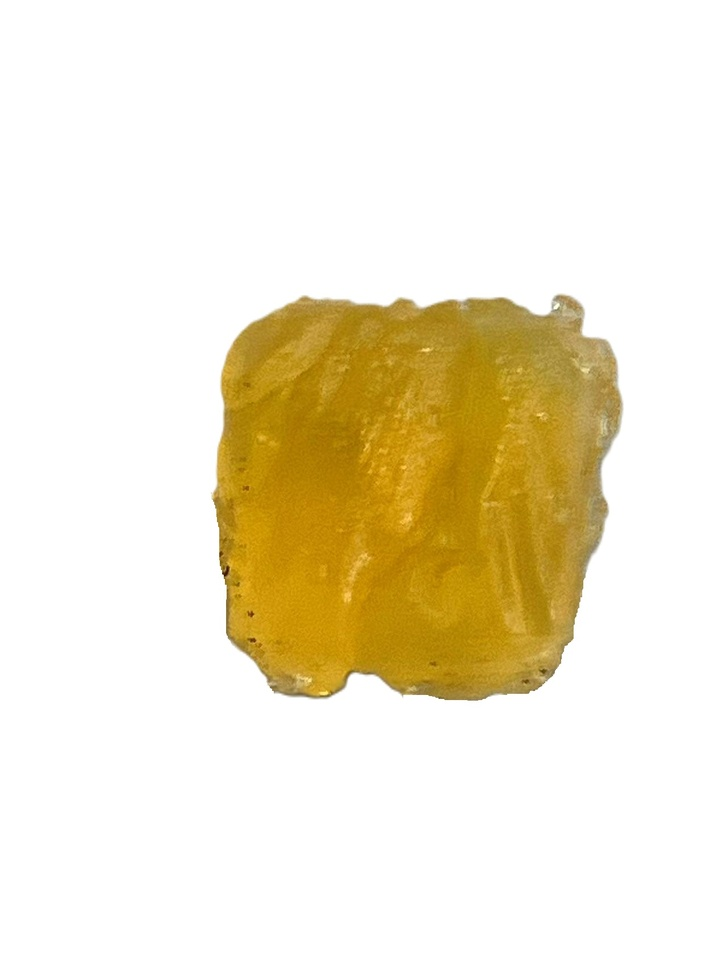
#> input picture tentative calibration curve/4.0.jpg, 727 x 970 px, shrunk from 1280 x 1707 before the run; its folder holds only this picture in this run
$ python tentative_calibration_curve.py
#> lines starting #> are read from the running program, lines starting #| are printed output that depends on the picture; after the words box and inside, x2 and y2 are one past the last pixel; in counts of white or black regions, pixels touching at a corner belong together
"""Calibration Curve

Draw a calibration curve.
"""
import matplotlib.pyplot as plt
from natsort import natsorted
import numpy as np
import os
import re
import scipy.ndimage as nd
import skimage as ski
import statistics


def preprocess(img):
  """Remove most of the background."""
  elevation_map = ski.filters.sobel(img)
  elevation_map = (elevation_map * 255).astype(np.uint8)
  mask_from_elevation_map = (elevation_map[:, :, 2] < 100) & (elevation_map[:, :, 1] > 17) & (elevation_map[:, :, 0] < 150)
  mask_from_image = (img[:, :, 2] < 100) & (img[:, :, 1] > 70) & (img[:, :, 0] < 100)
  mask = mask_from_elevation_map | mask_from_image
  masked_image = np.ones_like(img) * 255
  masked_image[mask] = img[mask]
  return masked_image

def remove_background(img, preliminary_mask):
  """Remove the background."""
  # Turn the image to grayscale
  gray_image = ski.color.rgb2gray(preliminary_mask)
  # Denoise the image
  blurred_image = ski.filters.gaussian(gray_image, sigma=4)
  # Apply a threshold of 0.8 to the image
  threshold = 0.8
  binary_mask = blurred_image < threshold
  # Create an all zero values array with the same shape as our binary mask
  binary_mask_image = np.ones_like(img) * 255
  binary_mask_image[binary_mask] = 0
  # Label the objects
  labeled_image, _ = ski.measure.label(binary_mask, return_num=True)
  # Get the areas of the objects to remove small objects
  objects = ski.measure.regionprops(labeled_image)
  object_areas = [obj["area"] for obj in objects]
  if len(object_areas) > 2:
    largest = np.partition(object_areas, -1)[-1]
    # Remove small objects
    small_objects =[obj for obj in objects if obj.area<largest]
    for i in small_objects:
      labeled_image[i.bbox[0]:i.bbox[2], i.bbox[1]:i.bbox[3]]=0
  # Fill holes
  solid_labels = nd.binary_fill_holes(labeled_image).astype(int)
  # Final mask
  final_mask = solid_labels > 0
  # Output
  output_image = np.ones_like(img) * 255
  output_image[final_mask] = img[final_mask]
  return output_image

def load_images(folder_name):
  """Load images in the folder."""
  folder_path = os.path.join(os.getcwd(), folder_name)
  list_files = os.listdir(folder_path)
  list_files = natsorted(list_files)
  image_dict = {}
  for filename in list_files:
    file_path = os.path.join(folder_path, filename)
    image_dict[filename] = ski.io.imread(file_path)
  return image_dict

def get_rgb(img):
  """Get the average RGB of an image."""
  # Create a mask for white regions
  white_mask = np.all(img == [255, 255, 255], axis=-1)
  # Invert the mask to select non-white regions
  non_white_mask = ~white_mask
  # Extract non-white pixels from the image
  non_white_pixels = img[non_white_mask]
  # Calculate the average RGB values for non-white regions
  average_rgb = np.mean(non_white_pixels, axis=0)
  normalized_rgb = [i*100/255 for i in average_rgb]
  # Calculate the standard deviation of each color
  st_dev = [statistics.stdev([p[i]*20/255 for p in non_white_pixels]) for i in range(3)]
  return normalized_rgb, st_dev

def comparison(imgs):
  """Display the result of comparison and the RGB value of each one."""
  # Count number
  number = len(imgs)
  if number < 1:
    return
  # Remove background
  image_names = list(imgs.keys())
  processed_images = {}
  for i in image_names:
    processed_images[i] = remove_background(imgs[i], preprocess(imgs[i]))
  # Display images
  fig = plt.figure(figsize=(8, 8))
  axes = np.zeros((2, number), dtype=object)
  for i in range(0, number):
    axes[0, i] = fig.add_subplot(2, number, 1+i)
    axes[0, i].axis("off")
    axes[0, i].imshow(processed_images[image_names[i]])
    axes[0, i].set_title(image_names[i][:-4])
  axes[1, 0] = fig.add_subplot(2, 1, 2)
  # Show RGB values
  pHs = np.array([float(re.findall(r'\d+\.\d+', i)[0]) for i in image_names])
  rgb = []
  sd = []
  for i in image_names:
    color, st_dev = get_rgb(processed_images[i])
    rgb.append(color)
    sd.append(st_dev)
  # Plots and errorbars of R
  red = np.array([i[0] for i in rgb])
  red_sd = [i[0] for i in sd]
  p1 = axes[1, 0].plot(pHs, red, color="lightcoral", marker="o")
  axes[1, 0].errorbar(pHs, red, red_sd, color="lightcoral", capsize=5)
  # Plots and errorbars of G
  green = np.array([i[1] for i in rgb])
  green_sd = [i[1] for i in sd]
  p2 = axes[1, 0].plot(pHs, green, color="yellowgreen", marker="D")
  axes[1, 0].errorbar(pHs, green, green_sd, color="yellowgreen", capsize=5)
  # Plots and errorbars of B
  blue = np.array([i[2] for i in rgb])
  blue_sd = [i[2] for i in sd]
  p3 = axes[1, 0].plot(pHs, blue, color="cornflowerblue", marker="s")
  axes[1, 0].errorbar(pHs, blue, blue_sd, color="cornflowerblue", capsize=5)
  # for a, b in zip(pHs, red):
  #   axes[1, 0].text(a, b, str("{:.2f}".format(b)), color="lightcoral")
  # for a, b in zip(pHs, green):
  #   axes[1, 0].text(a, b, str("{:.2f}".format(b)), color="yellowgreen")
  # for a, b in zip(pHs, blue):
  #  axes[1, 0].text(a, b, str("{:.2f}".format(b)), color="cornflowerblue")
  # Add legends
  axes[1, 0].legend((p1[0], p2[0], p3[0]), ("R", "G", "B"), loc='upper right')
  # axis label
  axes[1, 0].set_ylabel('Percentage of RGB color (%)')
  axes[1, 0].set_xlabel('pH')
  plt.show()

def main():
  image_dict = load_images('tentative calibration curve')
#> image_dict = 1 item
  comparison(image_dict)
#> in comparison, `number = len(imgs)`: number = 1
#> in comparison, `image_names = list(imgs.keys())`: image_names = ['4.0.jpg']
#> the loop in comparison, `for i in image_names:` made 1 pass
#> i on pass 1: '4.0.jpg'
#> pass 1, in preprocess, `elevation_map = ski.filters.sobel(img)`:
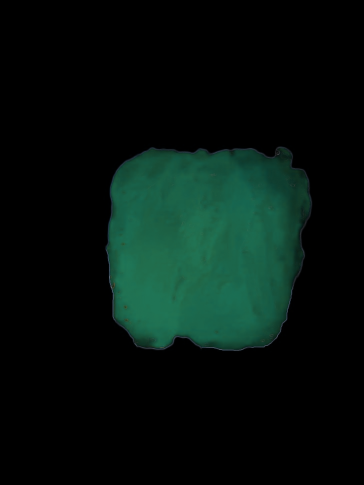
#> elevation_map: shape (970, 727, 3) float64 (shown at 1/2 size); mean R, G, B 0.0209, 0.0739, 0.0548
#> pass 1, in preprocess, `mask_from_elevation_map = (elevation_map[:, :, 2] < 100) & (elevation_..`:
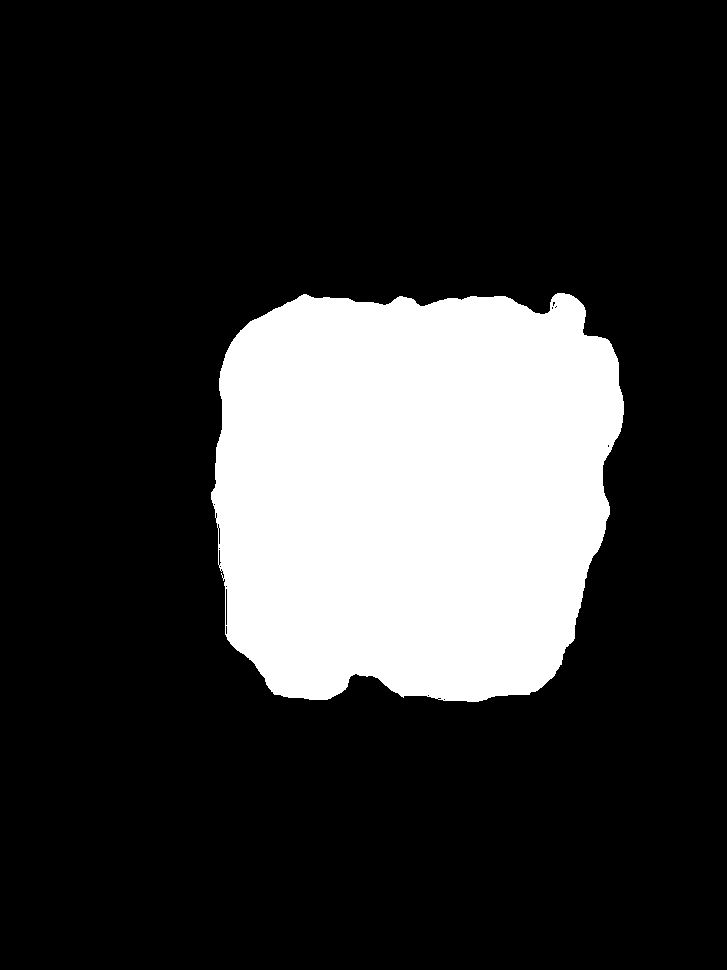
#> mask_from_elevation_map: shape (970, 727) bool; 20.5% white; 1 white region, box (x1, y1, x2, y2) and area: (211, 293, 624, 702) 144575
#> pass 1, in preprocess, `mask_from_image = (img[:, :, 2] < 100) & (img[:, :, 1] > 70) & (img[:,..`:
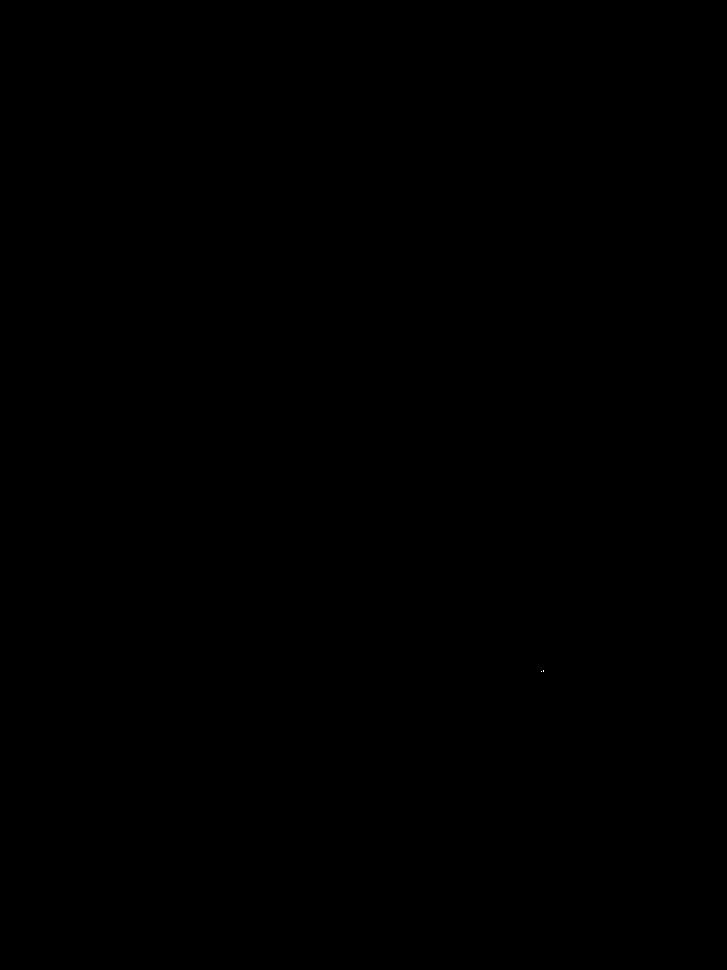
#> mask_from_image: shape (970, 727) bool; 0% white in thin lines or dots, all inside (x1, y1, x2, y2) = (541, 670, 544, 672)
#> after the loop in comparison, `for i in image_names:`: processed_images = 1 item
#> in comparison, `pHs = np.array([float(re.findall(r'\d+\.\d+', i)[0]) for i in image_na..`: pHs = [4]
#> the loop in comparison, `for i in image_names:` made 1 pass
#> (i, color) on pass 1: ('4.0.jpg', [72.66, 55.98, 10.35])
#> pass 1, in get_rgb, `white_mask = np.all(img == [255, 255, 255], axis=-1)`:
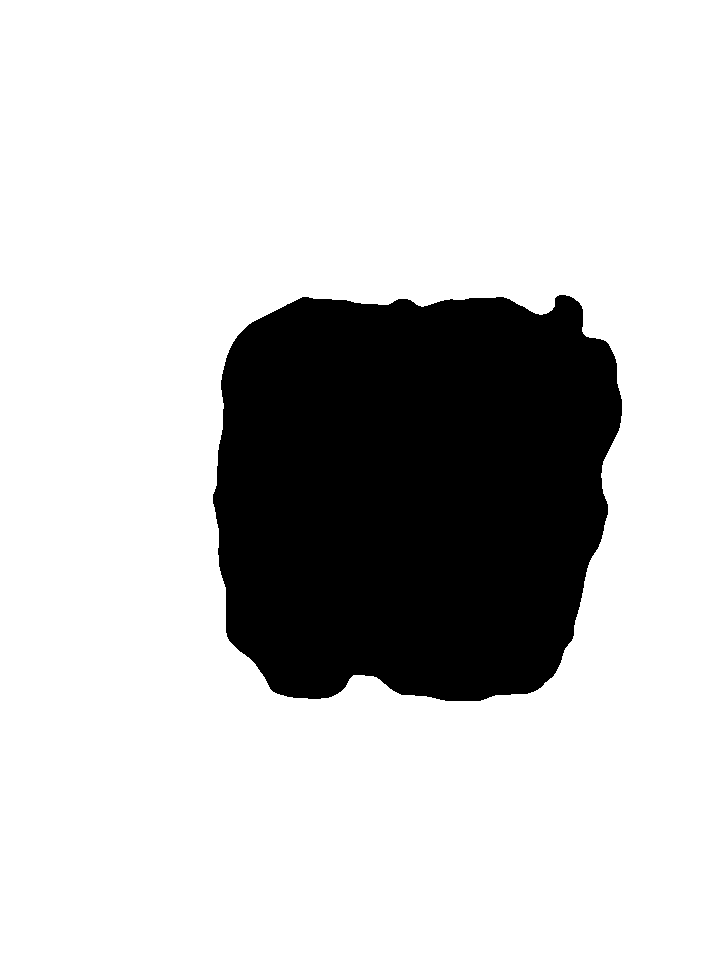
#> white_mask: shape (970, 727) bool; 79.8% white; 1 black region, box (x1, y1, x2, y2) and area: (213, 295, 622, 701) 142750
#> after the loop in comparison, `for i in image_names:`: rgb = [[72.66, 55.98, 10.35]]; sd = [[1.16, 1.08, 2.45]]
#> in comparison, `red = np.array([i[0] for i in rgb])`: red = [72.66]
#> in comparison, `red_sd = [i[0] for i in sd]`: red_sd = [1.16]
#> in comparison, `p1 = axes[1, 0].plot(pHs, red, color="lightcoral", marker="o")`: p1 = 1 item
#> in comparison, `green = np.array([i[1] for i in rgb])`: green = [55.98]
#> in comparison, `green_sd = [i[1] for i in sd]`: green_sd = [1.08]
#> in comparison, `p2 = axes[1, 0].plot(pHs, green, color="yellowgreen", marker="D")`: p2 = 1 item
#> in comparison, `blue = np.array([i[2] for i in rgb])`: blue = [10.35]
#> in comparison, `blue_sd = [i[2] for i in sd]`: blue_sd = [2.45]
#> in comparison, `p3 = axes[1, 0].plot(pHs, blue, color="cornflowerblue", marker="s")`: p3 = 1 item
#> in comparison, `plt.show()`:
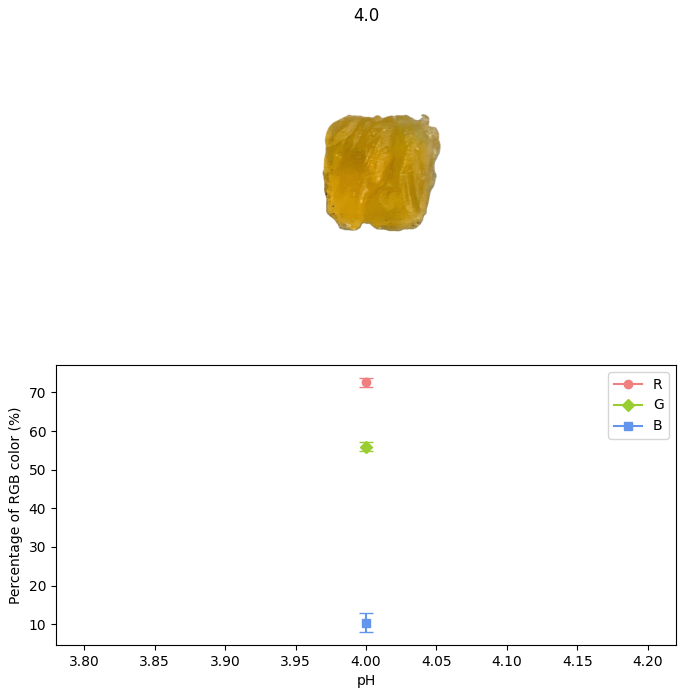
#> figure drawn by matplotlib, 2 panels


if __name__ == "__main__":
    main()

$ run again, on tentative calibration curve/6.0.jpg
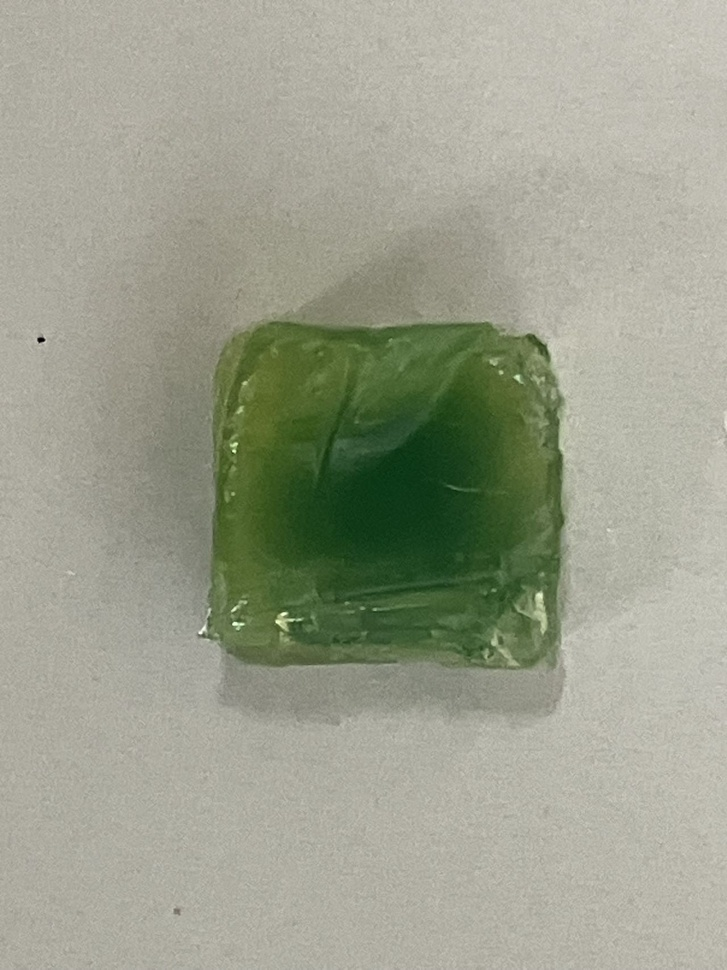
#> input picture tentative calibration curve/6.0.jpg, 727 x 970 px, shrunk from 1280 x 1707 before the run
#> image_dict = 1 item
#> number = 1
#> image_names = ['6.0.jpg']
#> the loop in comparison, `for i in image_names:` made 1 pass
#> i on pass 1: '6.0.jpg'
#> pass 1, in preprocess, `mask_from_elevation_map = (elevation_map[:, :, 2] < 100) & (elevation_..`:
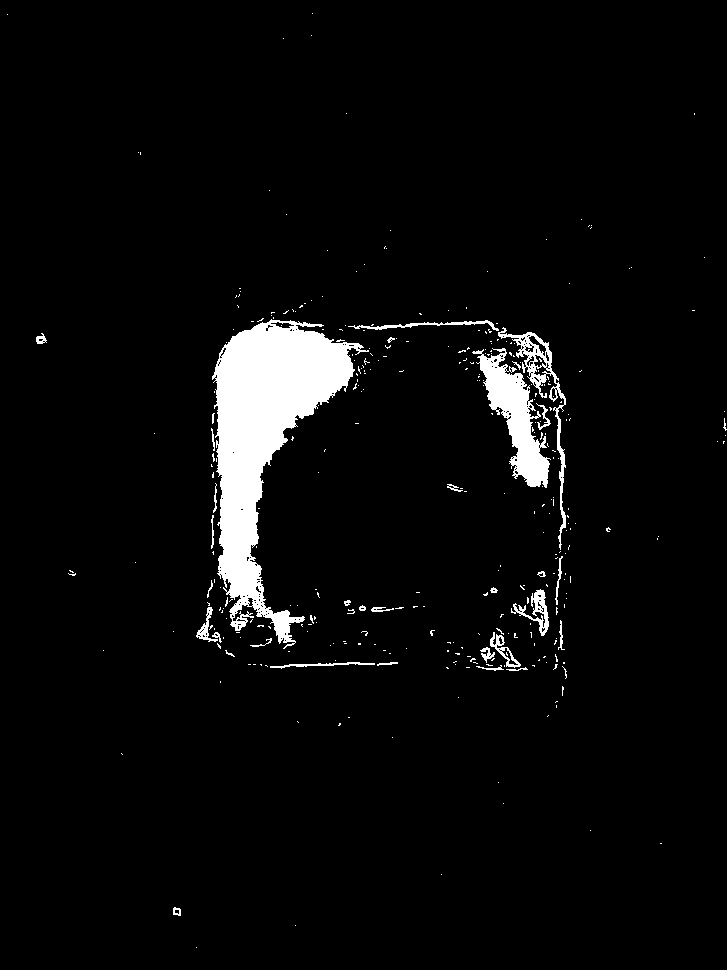
#> mask_from_elevation_map: shape (970, 727) bool; 4.2% white; 336 white regions (302 under 20 px), largest, box (x1, y1, x2, y2) and area: (212, 319, 369, 649) 19997, (472, 348, 551, 488) 4076, (498, 327, 566, 550) 1656
#> after the loop in comparison, `for i in image_names:`: processed_images = 1 item
#> pHs = [6]
#> the loop in comparison, `for i in image_names:` made 1 pass
#> (i, color) on pass 1: ('6.0.jpg', [26.26, 36.56, 19.37])
#> after the loop in comparison, `for i in image_names:`: rgb = [[26.26, 36.56, 19.37]]; sd = [[2.42, 1.81, 1.76]]
#> red = [26.26]
#> red_sd = [2.42]
#> p1 = 1 item
#> green = [36.56]
#> green_sd = [1.81]
#> p2 = 1 item
#> blue = [19.37]
#> blue_sd = [1.76]
#> p3 = 1 item
#> in comparison, `plt.show()`:
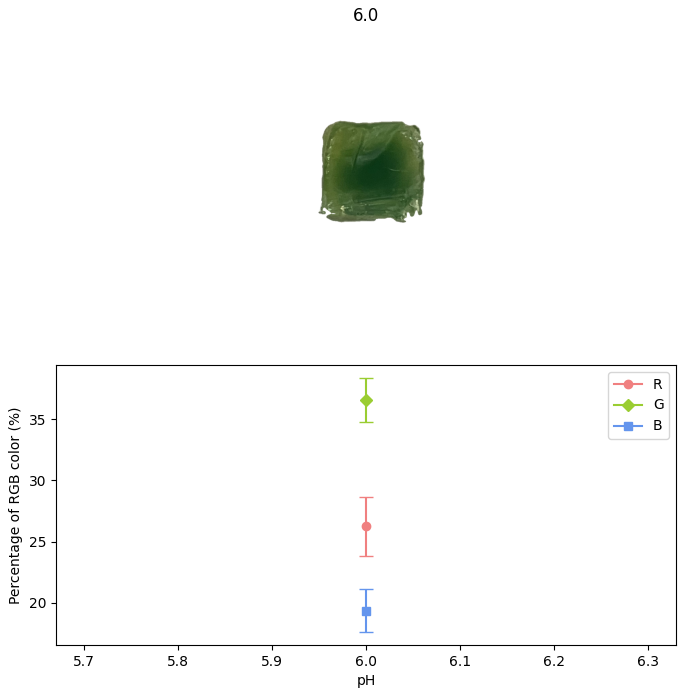
#> figure drawn by matplotlib, 2 panels
